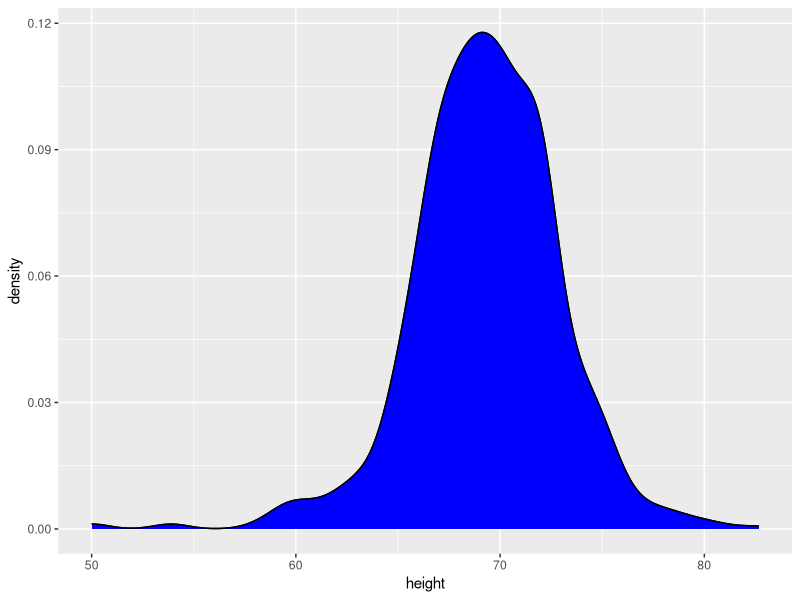

This figure's R source:
library(tidyverse)
library(dslabs)
data(heights)

p <- heights %>%
  filter(sex == "Male") %>%
  ggplot(aes(x = height))+
  geom_density()+
  geom_density(fill = "blue")




# histogram with blue fill, black outline, labels and title
#p + geom_histogram(binwidth = 1, fill = "blue", col = "black") +
#xlab("Male heights in inches") +
#ggtitle("Histogram")

p
